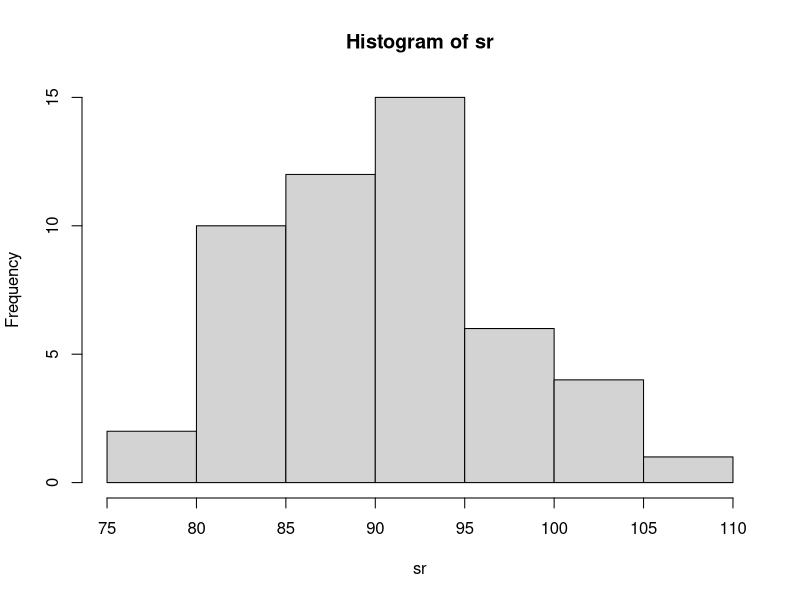
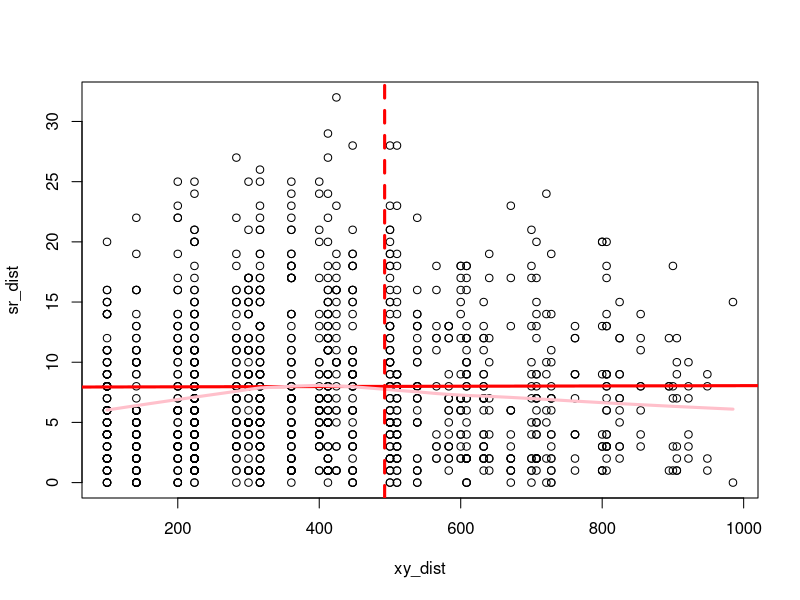
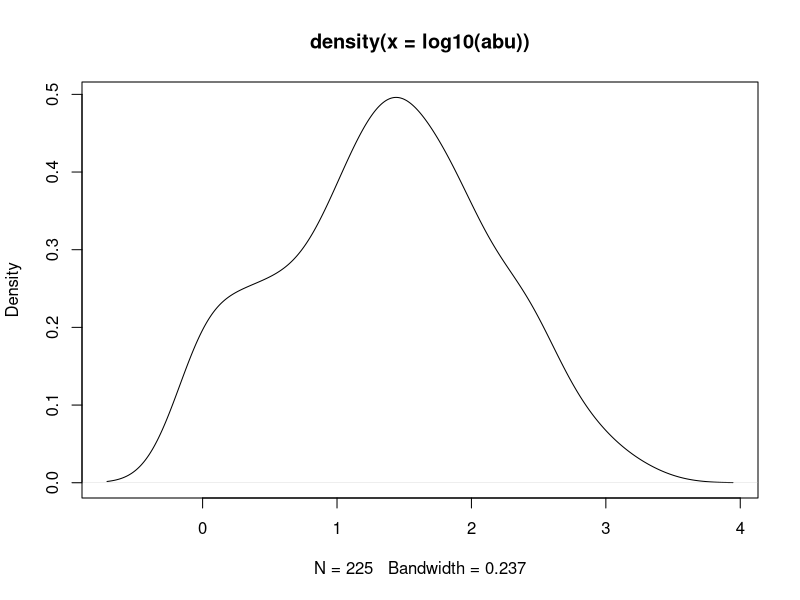
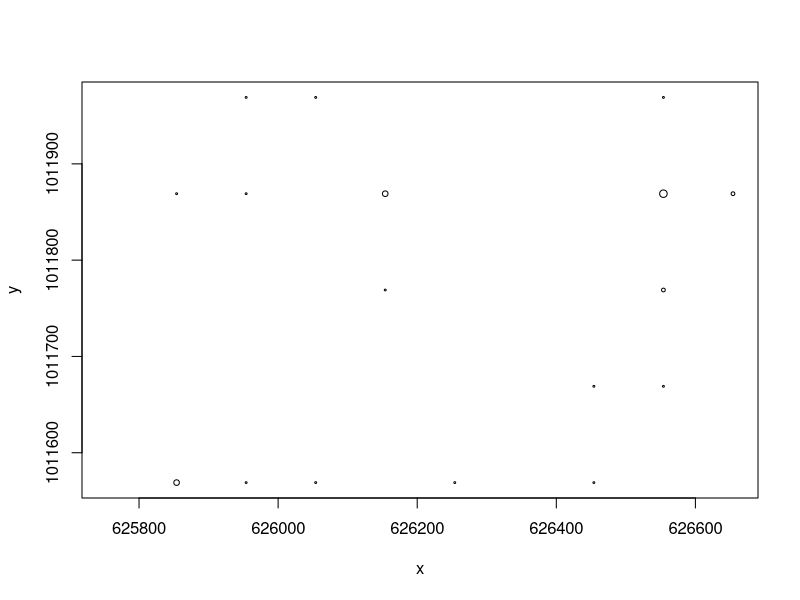
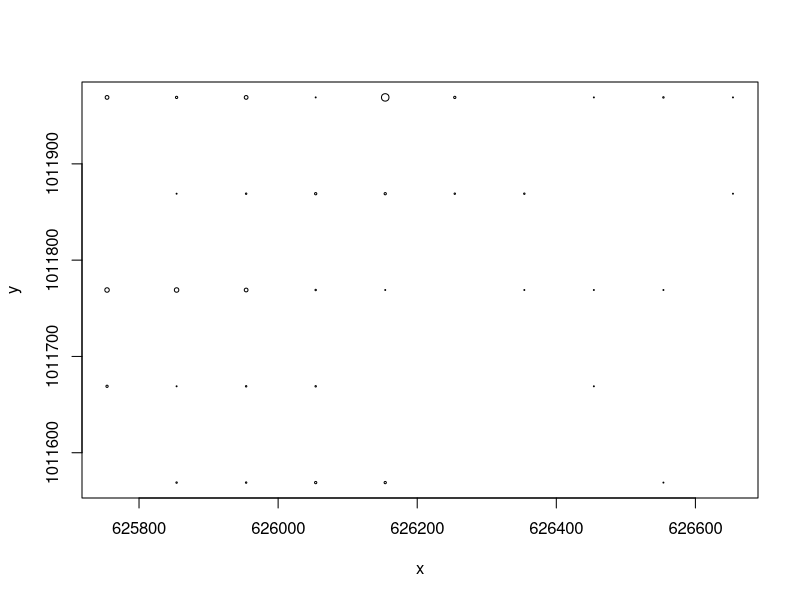
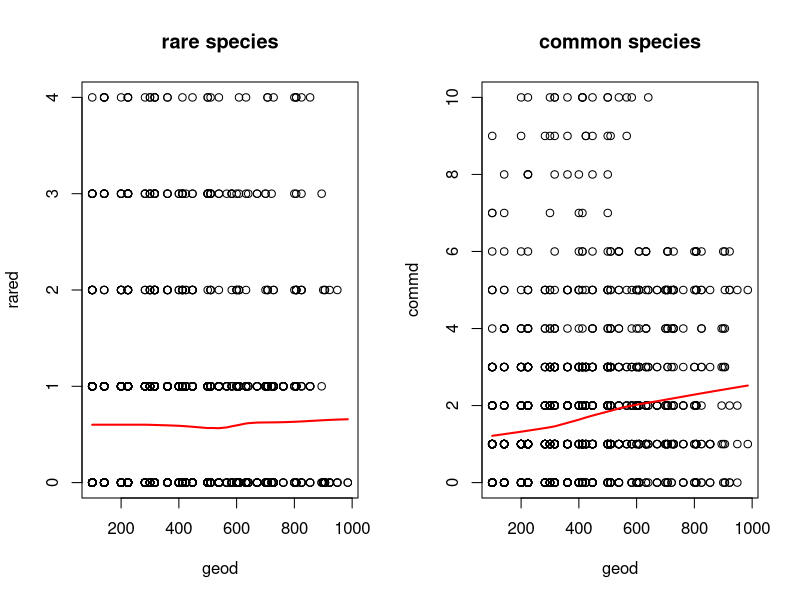

Generate these figures, in order, with R:
## ---- chunk 1
library(vegan)
data(BCI)
## UTM Coordinates (in metres)
BCI_xy = data.frame(x = rep(seq(625754, 626654, by=100), each=5), 
                    y = rep(seq(1011569,  1011969, by=100), len=50))
## ---- chunk 2
sr <- rowSums(BCI > 0)
hist(sr)
## ---- chunk 3

sr_dist <- dist(sr)
xy_dist <- dist(BCI_xy)
max_dist <- max(xy_dist) / 2


plot(xy_dist, sr_dist)
abline(lm(sr_dist ~ xy_dist), lwd=3, col='red')
lines(lowess(xy_dist, sr_dist), lwd=3, col='pink')
abline(v = max_dist, col='red', lwd=3, lty=2)
## ---- chunk 4
abu <- colSums(BCI)
quantile(log10(abu))
plot(density(log10(abu)))
## ---- chunk 5
which(abu > 25 & abu < 26)
which(abu > 25 & abu < 27)
## ---- chunk 6
rare_sp <- BCI[ ,65]
comm_sp <- BCI[ ,58]
plot(BCI_xy, cex = rare_sp / max(rare_sp))
plot(BCI_xy, cex = comm_sp / max(comm_sp))
## ---- chunk 7
geod <- dist(BCI_xy)
rared <- dist(rare_sp)
commd <- dist(comm_sp)

## ---- chunk 8
par(mfrow=c(1,2))
plot(geod, rared, main = 'rare species')
lines(lowess(geod, rared), lwd = 2, col= 'red')
plot(geod, commd, main = 'common species')
lines(lowess(geod, commd), lwd = 2, col= 'red')
## ---- chunk 9
sp_ids = c("Cordia.lasiocalyx", "Hirtella.triandra",
           "Picramnia.latifolia", "Quassia.amara",
           "Tabernaemontana.arborea", "Trattinnickia.aspera", 
           "Xylopia.macrantha")
